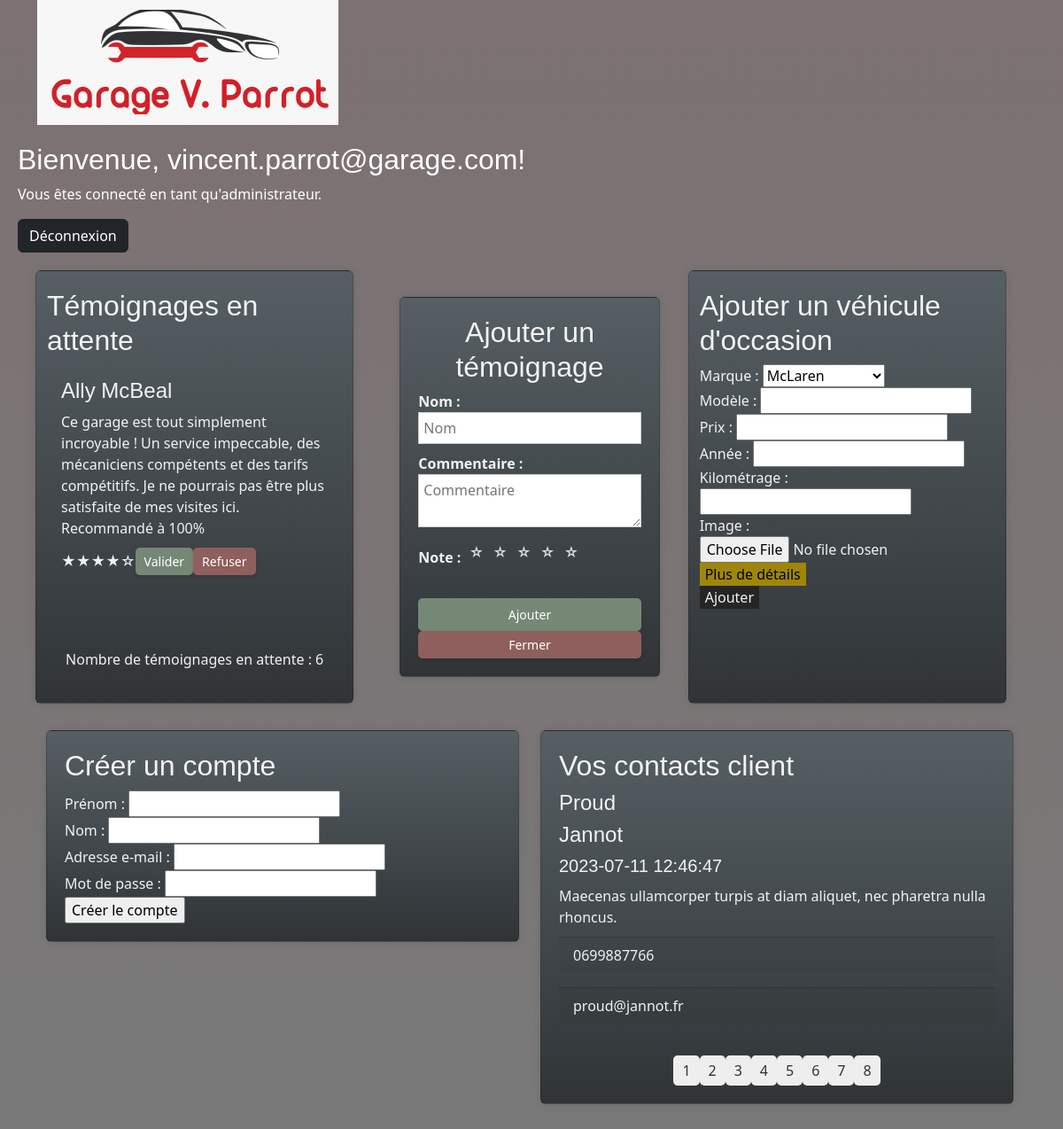
Page /css/admin.php?page_contacts=2 (signed in) on the committed database.
### tables this page shows
CREATE TABLE
    temoignages (
        id INT(11) AUTO_INCREMENT PRIMARY KEY,
        nom VARCHAR(255),
        commentaire TEXT,
        note INT(11),
        valide INT(11)
    );

CREATE TABLE
    contacts (
        id INT(11) AUTO_INCREMENT PRIMARY KEY,
        nom VARCHAR(255),
        prenom VARCHAR(255),
        email VARCHAR(255),
        telephone VARCHAR(20),
        message TEXT,
        created_at TIMESTAMP
    );

### css/admin.php (the view, shortened to what this page needs)
<?php
include 'employ.php';
include 'includes/traitement_creation_compte.php';
?>
<head>
</head>
<div class="container">
  <div class="row">
    <div class="col">
      <div class="card">
      <h2>Créer un compte</h2>
        <form action="includes/traitement_creation_compte.php" method="POST">
          <div class="form-group">
            <label for="prénom">Prénom :</label>
            <input type="text" id="prénom" name="prénom" required>
          </div>
          <div class="form-group">
            <label for="nom">Nom :</label>
            <input type="text" id="nom" name="nom" required>
          </div>
          <div class="form-group">
            <label for="email">Adresse e-mail :</label>
            <input type="email" id="email" name="email" required>
          </div>
          <div class="form-group">
            <label for="mot_de_passe">Mot de passe :</label>
            <input type="password" id="mot_de_passe" name="mot_de_passe" required>
          </div>
          <div class="form-group">
            <input type="submit" value="Créer le compte">
          </div>
        </form>
      </div>
    </div>
    <div class="col">
      <div class="card">
        <?php
        $perPageContacts = 1;
        $pageContacts = isset($_GET['page_contacts']) ? $_GET['page_contacts'] : 1;
        $queryContacts = "SELECT * FROM contacts";
        $stmtContacts = $connection->prepare($queryContacts);
        $stmtContacts->execute();
        $totalContacts = $stmtContacts->rowCount();
        $pagesContacts = ceil($totalContacts / $perPageContacts);
        $offsetContacts = ($pageContacts - 1) * $perPageContacts;
        $queryContacts .= " LIMIT $offsetContacts, $perPageContacts";
        $stmtContacts = $connection->prepare($queryContacts);
        $stmtContacts->execute();
        $contacts = $stmtContacts->fetchAll(PDO::FETCH_ASSOC);
        if (!empty($contacts)) {
          echo "<h2>Vos contacts client</h2>";
          echo '<div class="contact-card">';
          echo '<h4 class="card-title">' . $contacts[0]['nom'] . '</h4>';
          echo '<h4 class="card-title">' . $contacts[0]['prenom'] . '</h4>';
          echo '<h5 class="card-text">' . $contacts[0]['created_at'] . '</h5>';
          echo '<p class="card-text">' . $contacts[0]['message'] . '</p>';
          echo '<p class="card-footer">' . $contacts[0]['telephone'] . '</p>';
          echo '<p class="card-footer">' . $contacts[0]['email'] . '</p>';
          echo '</div>';
          echo '<div class="pagination">';
          for ($i = 1; $i <= $pagesContacts; $i++) {
            echo '<a href="admin.php?page_contacts=' . $i . '">' . $i . '</a> ';
          }
          echo '</div>';
        }
        ?>
      </div>
    </div>
  </div>
</div>
</body>
</html>

### css/includes/temoin_attente.php (shortened to what this page needs)
<?php
$perPageTemoignagesAttente = 1;
$pageTemoignagesAttente = isset($_GET['page_temoignages']) ? $_GET['page_temoignages'] : 1;
$queryTemoignagesAttente = "SELECT * FROM temoignages WHERE valide = 0 ORDER BY id DESC";
$stmtTemoignagesAttente = $connection->prepare($queryTemoignagesAttente);
$stmtTemoignagesAttente->execute();
$totalTemoignagesAttente = $stmtTemoignagesAttente->rowCount();
$offsetTemoignagesAttente = ($pageTemoignagesAttente - 1) * $perPageTemoignagesAttente;
$queryTemoignagesAttente .= " LIMIT $offsetTemoignagesAttente, $perPageTemoignagesAttente";
$stmtTemoignagesAttente = $connection->prepare($queryTemoignagesAttente);
$stmtTemoignagesAttente->execute();
$temoignagesAttente = $stmtTemoignagesAttente->fetchAll(PDO::FETCH_ASSOC);
echo "<h2>Témoignages en attente</h2>";
foreach ($temoignagesAttente as $temoignage) {
  echo '<div class="card-body">';
  echo '<h4 class="card-title">' . $temoignage['nom'] . '</h4>';
  echo '<p class="card-text">' . $temoignage['commentaire'] . '</p>';
  echo '<div class="rating">';
  echo generateStarRating($temoignage['note']);
  echo '</div>';
  echo '<button class="btn-valider" data-id="' . $temoignage['id'] . '">Valider</button>';
  echo '<button class="btn-refuser" data-id="' . $temoignage['id'] . '">Refuser</button>';
  echo '</div>';
}
echo '<p id="compteur_temoin">Nombre de témoignages en attente : ' . $totalTemoignagesAttente . '</p>';
?>

### css/css/index.css (style rules this page uses)
:root { --couleur-principale: #7d7172; --couleur-secondaire: #47464b; --couleur-tertiaire: #797979; --couleur-fond: #262526; --couleur-texte: #F2F2F2; }
body { font-family: "Barlow", sans-serif; color: var(--couleur-texte); background-color: var(--couleur-fond); background: linear-gradient(to bottom, var(--couleur-principale), var(--couleur-tertiaire)); }
h1, h2, h3, h4, h5 { font-family: "Rajdhani", sans-serif; }
a { color: var(--couleur-principale); }
button { background-color: var(--couleur-fond); color: var(--couleur-texte); border: none; }
.card { width: 100%; min-width: 600px; margin: 10px; padding: 20px; border-radius: 10px; box-shadow: 0 0 10px rgba(0, 0, 0, 0.1); color: var(--couleur-texte); background-color: var(--couleur-fond); background: linear-gradient(to bottom, #565F64, #303437); }

### css/css/employ.css (style rules this page uses)
.container { display: flex; flex-wrap: wrap; justify-content: flex-start; }
.row { width: 100%; }
.col { width: calc(33.33% - 20px); margin-bottom: 20px; }
.card-title { margin-top: 0; }
.card-text { margin-bottom: 10px; }
.btn-valider, .btn-refuser { padding: 5px 10px; border-radius: 5px; box-shadow: 0 2px 4px rgba(0, 0, 0, 0.1); font-size: 14px; }
.btn-valider { background-color: #758875; color: #fff; }
.btn-refuser { background-color: #8f5f5d; color: #fff; }
.pagination { display: flex; justify-content: center; margin-top: 20px; color: #fff; }
.pagination a { padding: 5px 10px; border-radius: 5px; background-color: #eee; color: #333; text-decoration: none; transition: background-color 0.3s; }

### css/css/temoin.css (style rules this page uses)
.rating { display: inline-block; }
#compteur_temoin { text-align: center; margin-top: 20%; }

### rows in the picture
temoignages: nom "Ally McBeal", commentaire "Ce garage est tout simplement incroyable ! Un service impeccable, des mécaniciens compétents et des tarifs compétitifs. Je ne pourrais pas être plus satisfaite de mes visites ici. Recommandé à 100%", note "★★★★☆"
contacts: nom "Proud", prenom "Jannot", created_at "2023-07-11 12:46:47", message "Maecenas ullamcorper turpis at diam aliquet, nec pharetra nulla rhoncus.", telephone "0699887766", email "proud@jannot.fr"

### other values in the picture
$_SESSION['user']['email'] "vincent.parrot@garage.com"
$_SESSION['user']['role'] "administrateur"
$totalTemoignagesAttente "6"
form field marque "McLaren"
